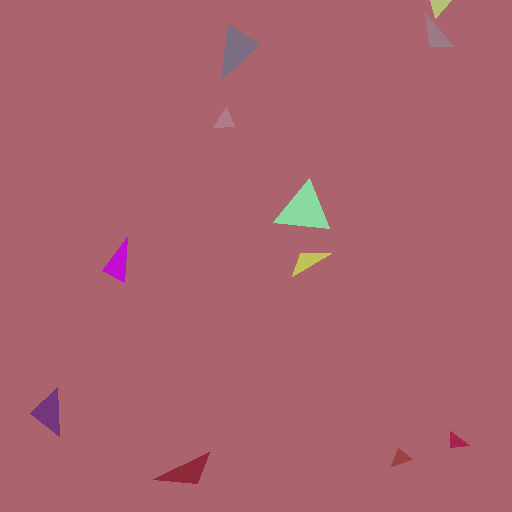
#> input picture results/gen_1_fitness_0.0005.png, 512 x 512 px, given in place of lenna.png, which was not available
$ python main.py
#> lines starting #> are read from the running program, lines starting #| are printed output that depends on the picture; pictures that were not available may be replaced by others from this repository, and a replacement may not be noted
#> further down, target_image is the input picture: shape (512, 512, 3); mean B, G, R 110.4, 99.4, 170.5
### triangle.py
import cv2
import numpy as np
from config import IMAGE_WIDTH, IMAGE_HEIGHT, TRIANGLE_MAX_EDGE_LENGTH, TRIANGLE_MAX_ANGLE, TRIANGLE_MIN_ANGLE

class Triangle:
    def __init__(self, coords, color):
        self.coords = coords
        self.color = color

    @classmethod
    def random(cls):
        def clamp(val, minval, maxval):
            return max(minval, min(val, maxval))
        def offset_point(x, y):
            angle = np.random.uniform(0, 2 * np.pi)
            length = np.random.uniform(0, TRIANGLE_MAX_EDGE_LENGTH)
            dx = np.cos(angle) * length
            dy = np.sin(angle) * length
            return clamp(int(x + dx), 0, IMAGE_WIDTH), clamp(int(y + dy), 0, IMAGE_HEIGHT)
        def angle_between(p1, p2, p3):
            a = np.linalg.norm(np.array(p2) - np.array(p1))
            b = np.linalg.norm(np.array(p2) - np.array(p3))
            c = np.linalg.norm(np.array(p1) - np.array(p3))
            denom = 2 * a * b
            if denom == 0:
                return 0
            arg = (a ** 2 + b ** 2 - c ** 2) / denom
            arg = np.clip(arg, -1.0, 1.0)
            try:
                angle_rad = np.arccos(arg)
                return np.degrees(angle_rad)
            except:
                return 0
        for _ in range(100):
            x1, y1 = np.random.randint(0, IMAGE_WIDTH), np.random.randint(0, IMAGE_HEIGHT)
            x2, y2 = offset_point(x1, y1)
            x3, y3 = offset_point(x1, y1)
            coords = [(x1, y1), (x2, y2), (x3, y3)]
            angles = [
                angle_between(coords[1], coords[0], coords[2]),
                angle_between(coords[0], coords[1], coords[2]),
                angle_between(coords[0], coords[2], coords[1]),
            ]
            if all(TRIANGLE_MIN_ANGLE <= a <= TRIANGLE_MAX_ANGLE for a in angles):
                color = (
                    np.random.randint(0, 256),
                    np.random.randint(0, 256),
                    np.random.randint(0, 256),
                    np.random.randint(0, 256)
                )
                return cls(coords, color)
        return cls([(x1, y1), (x2, y2), (x3, y3)], (0, 0, 0, 0))

    def draw(self, img):
        pts = np.array(self.coords, np.int32).reshape((-1, 1, 2))
        color = tuple(int(c) for c in self.color)
        cv2.fillPoly(img, [pts], color)

    # [17 lines left out: function mutate, not called in this run]

### chromosome.py
import numpy as np

from config import IMAGE_HEIGHT, IMAGE_WIDTH, NUMBER_OF_TRIANGLES
from triangle import Triangle

class Chromosome:
    def __init__(self):
        self._cached_img = None
        self.fitness_score = None

        random_color = [np.random.randint(0, 256) for _ in range(4)]
        self.background = np.full((IMAGE_HEIGHT, IMAGE_WIDTH, 4), random_color, dtype=np.uint8)
        self.triangles = [Triangle.random() for _ in range(NUMBER_OF_TRIANGLES)]
        self._last_hash = None

    def draw(self):
        triangles_hash = hash(tuple(tuple(t.coords) + tuple(t.color) for t in self.triangles))

        if self._cached_img is not None and self._last_hash == triangles_hash:
            return self._cached_img

        img = self.background.copy()

        for triangle in self.triangles:
            triangle.draw(img)

        self._cached_img = img
        self._last_hash = triangles_hash
        return img

    def getImage(self):
        return self.draw()

    # MSE fitness function
    def fitness(self, target_img, use_deltaE=False):
        img = self.draw()[..., :3].astype(np.float32)
        target = target_img[..., :3].astype(np.float32)
        mse = np.mean((img - target) ** 2)
        self.fitness_score = 1 / (1 + mse)
        return self.fitness_score

### population.py
import numpy as np
from copy import deepcopy
from chromosome import Chromosome
from config import POPULATION_SIZE, MUTATION_RATE, REQUIRE_BETTER_CHILD
from triangle import Triangle

class Population:
    def __init__(self, target_image):
        self.size = POPULATION_SIZE
        self.target_image = np.asarray(target_image, dtype=np.uint8)
        self.chromosomes = [Chromosome() for _ in range(self.size)]
        self.best_chromosome = None

    def evaluate(self):
        for chromosome in self.chromosomes:
            chromosome.fitness(target_img=self.target_image)
#> this loop made 20 passes
#> mse in fitness on passes 1 to 12: 3238.2, 8709.5, 5644.7, 2128.5, 4878.8, 6716.5, 11373, 12860.4, 4407.8, 9067, 6326.2, 12292.4
        self.best_chromosome = max(self.chromosomes, key=lambda c: c.fitness_score)

    def tournament_selection(self, k=3):
        tournament = np.random.choice(self.chromosomes, k, replace=False)
        return max(tournament, key=lambda c: c.fitness_score)

    def next_generation(self):
        new_chromosomes = []
        for _ in range(self.size):
            parent1 = self.tournament_selection()
            parent2 = self.tournament_selection()
            blendMethod = self.blendCrossover if np.random.rand() < 0.6 else self.pointCrossover
            child = blendMethod(parent1, parent2)
            if np.random.rand() < MUTATION_RATE:
                random_triangle = np.random.choice(child.triangles)
                random_triangle.mutate()
            new_chromosomes.append(child)
#> this loop made 20 passes
#> pass 1, in blendCrossover, `blended_background = (parent1.getImage().astype(np.float32) * (1-x) + ..`:
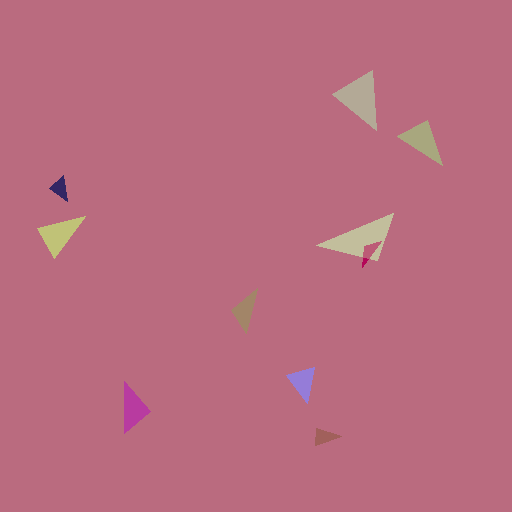
#> blended_background: shape (512, 512, 4); mean of channels 0, 1, 2, 3 127.4, 108.1, 185.7, 183; drawn as B, G, R
#> pass 2, in blendCrossover (call 2), `blended_background = (parent1.getImage().astype(np.float32) * (1-x) + ..`:
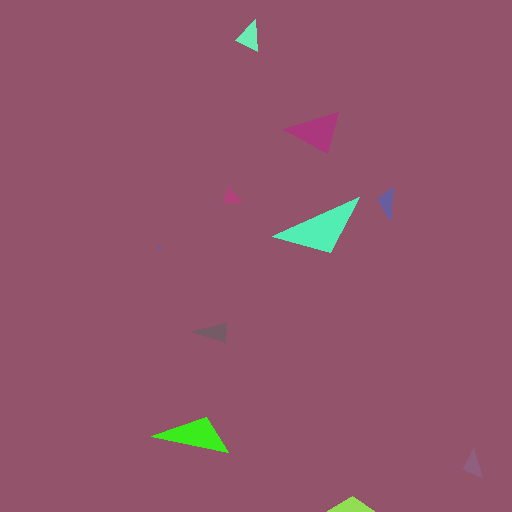
#> blended_background: shape (512, 512, 4); mean of channels 0, 1, 2, 3 107.4, 86.2, 146.1, 168.4; drawn as B, G, R
#> pass 3, in blendCrossover (call 3), `blended_background = (parent1.getImage().astype(np.float32) * (1-x) + ..`:
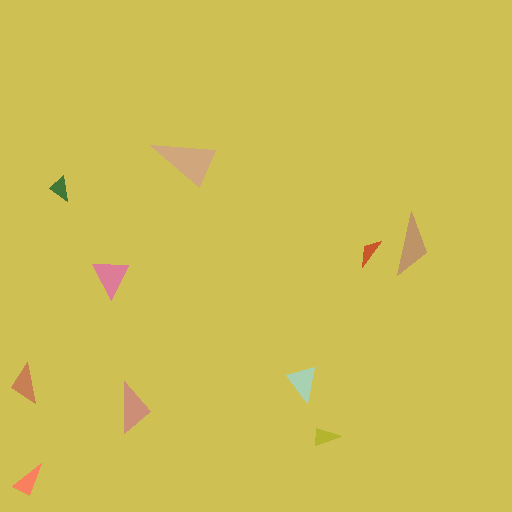
#> blended_background: shape (512, 512, 4); mean of channels 0, 1, 2, 3 84.6, 191.1, 206.8, 108.1; drawn as B, G, R
#> after the loop, new_chromosomes = 20 items
        self.chromosomes = new_chromosomes
#> self.chromosomes = 20 items
        self.evaluate()
#> the loop in evaluate (call 2), `for chromosome in self.chromosomes:` made 20 passes
#> mse in fitness on passes 1 to 12: 372.6, 564.2, 3572, 1013.8, 2309.6, 1002, 2391.3, 1538.6, 3007.1, 1218.4, 3238.2, 4149.2

    def getBest(self):
        return self.best_chromosome, self.best_chromosome.fitness_score

    def blendCrossover(self, parent1, parent2):
        fit1 = parent1.fitness_score
        fit2 = parent2.fitness_score
        total = fit1 + fit2
        x = fit2 / total
        blended_background = (parent1.getImage().astype(np.float32) * (1-x) + parent2.getImage().astype(np.float32) * x).astype(np.uint8)
        better = parent1 if fit1 >= fit2 else parent2
        max_attempts = 10 if REQUIRE_BETTER_CHILD else 1
        for _ in range(max_attempts):
            child = Chromosome()
            child.background = blended_background.copy()
            child.triangles = deepcopy(better.triangles)
            idx = np.random.randint(0, len(child.triangles))
            child.triangles[idx] = Triangle.random()
            child._cached_img = None
            child.fitness_score = child.fitness(target_img=self.target_image)
            if not REQUIRE_BETTER_CHILD or child.fitness_score > better.fitness_score:
                return child
        return deepcopy(better)

    def pointCrossover(self, parent1, parent2):
        fit1 = parent1.fitness_score
        fit2 = parent2.fitness_score
        better = parent1 if fit1 >= fit2 else parent2
        max_attempts = 10 if REQUIRE_BETTER_CHILD else 1
        for _ in range(max_attempts):
            direction = np.random.choice(['horizontal', 'vertical'])
            width, height = parent1.getImage().shape[1], parent1.getImage().shape[0]
            img1 = parent1.getImage()
            img2 = parent2.getImage()
            if direction == 'horizontal':
                cut = np.random.randint(0, height)
                new_img = np.vstack((img1[:cut, :, :], img2[cut:, :, :]))
            else:
                cut = np.random.randint(0, width)
                new_img = np.hstack((img1[:, :cut, :], img2[:, cut:, :]))
            child = Chromosome()
            child.background = new_img.copy()
            child.triangles = deepcopy(better.triangles)
            child._cached_img = None
            child.fitness_score = child.fitness(target_img=self.target_image)
            if not REQUIRE_BETTER_CHILD or child.fitness_score > better.fitness_score:
                return child
        return deepcopy(better)

### main.py
import cv2
import numpy as np
import os
from population import Population
from config import GENERATIONS

if __name__ == '__main__':
    target_image = cv2.imread('lenna.png', cv2.IMREAD_UNCHANGED)

    if target_image.shape[2] == 3:
        target_image = np.concatenate([target_image, 255 * np.ones((*target_image.shape[:2], 1), dtype=np.uint8)], axis=2)

    generations = GENERATIONS
    population = Population(target_image=target_image)
    population.evaluate()
    gen = 0

    while True:
        population.next_generation()
        best, best_fitness = population.getBest()
#> best_fitness = 0.00268
        img = best.draw()

        if gen % 10 == 0:
            img_show = img.copy()
            target_show = target_image.copy()

            if img_show.shape[2] == 4:
                img_show = cv2.cvtColor(img_show, cv2.COLOR_BGRA2BGR)

            if target_show.shape[2] == 4:
                target_show = cv2.cvtColor(target_show, cv2.COLOR_BGRA2BGR)
            both = np.hstack([target_show, img_show])
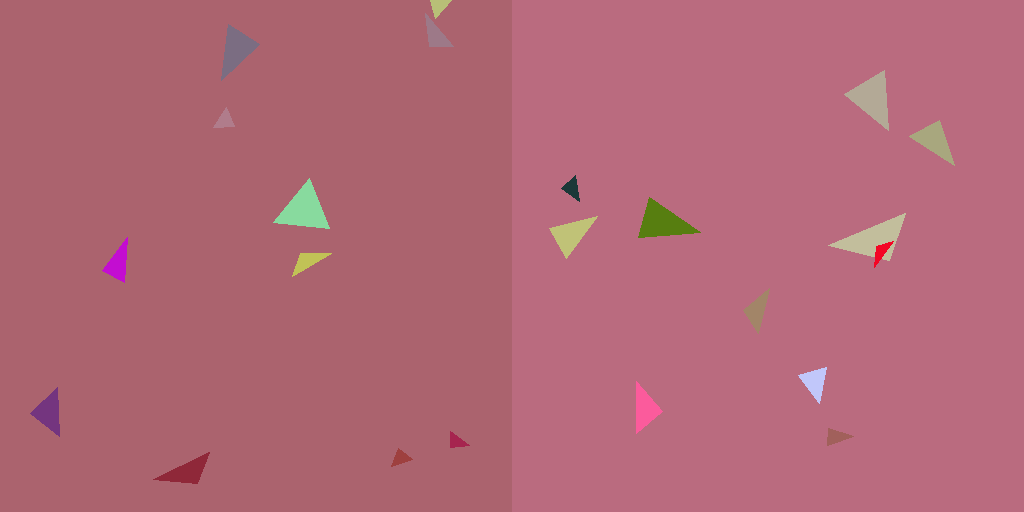
#> both: shape (512, 1024, 3); mean B, G, R 118.6, 103.9, 178
            window_title = 'Target (left) vs Best Chromosome (right)'
            cv2.imshow(window_title, both)
            cv2.setWindowTitle(window_title, f'{window_title} | Best fitness: {best_fitness:.6f}')

            if gen % 50 == 0:
                os.makedirs('results', exist_ok=True)
                filename = f'results/gen_{gen+1}_fitness_{best_fitness:.4f}.png'
#> filename = 'results/gen_1_fitness_0.0027.png'
                cv2.imwrite(filename, img_show)

            if cv2.waitKey(1) & 0xFF == 27:
#> (key Esc is pressed here)
                break
            print(f'Generation: {gen+1}, fitness: {best_fitness:.10f}')

        gen += 1

    cv2.destroyAllWindows()
